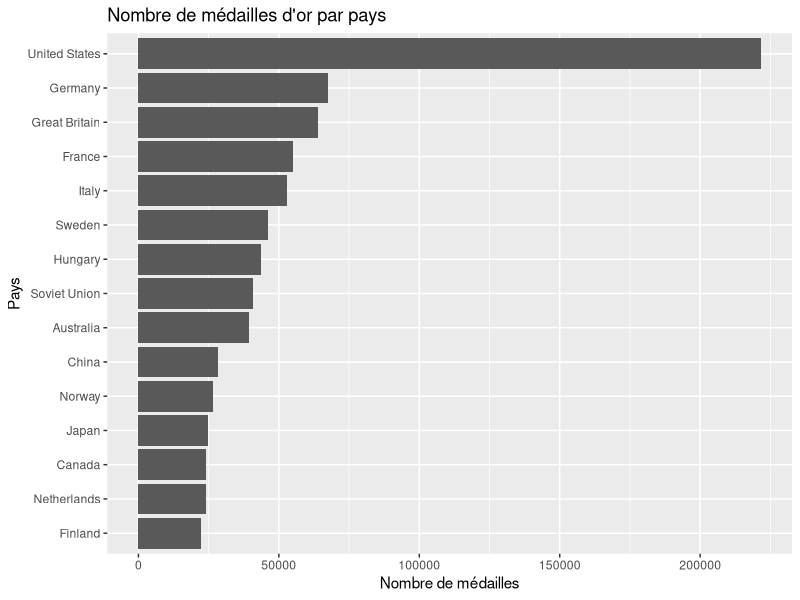
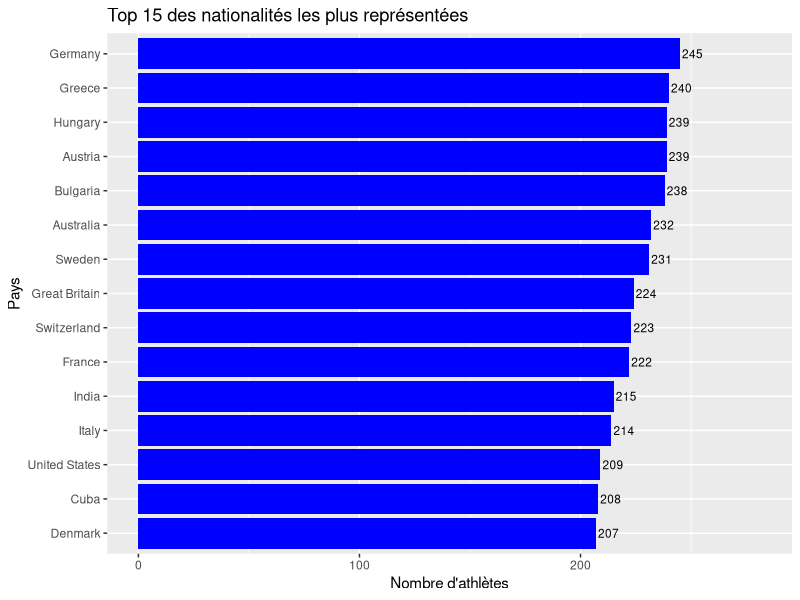
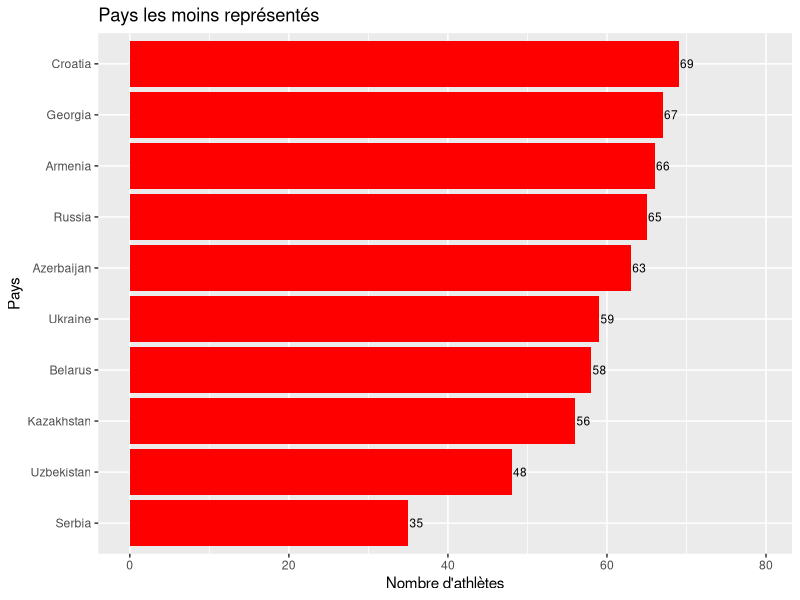
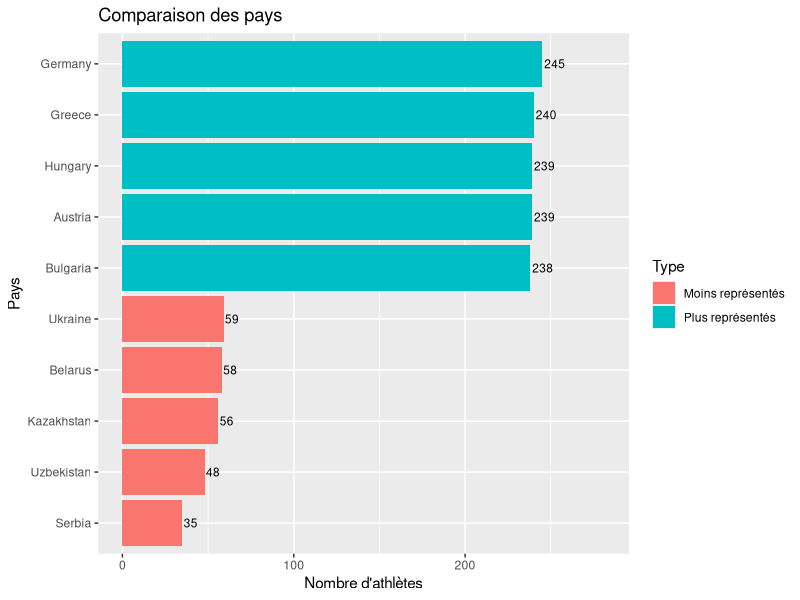
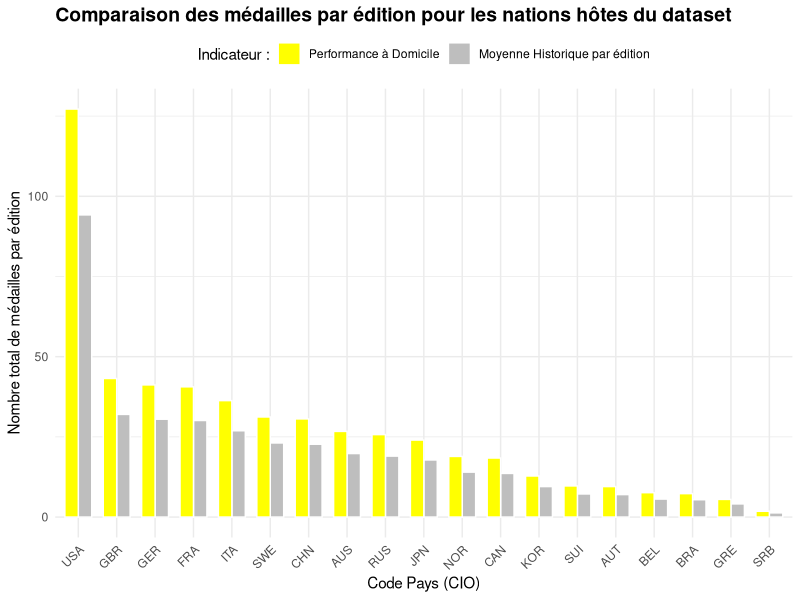
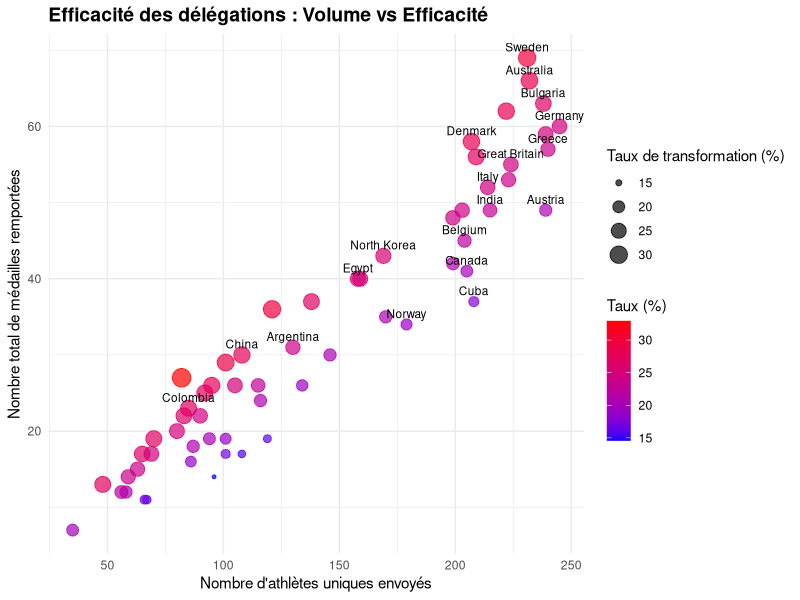
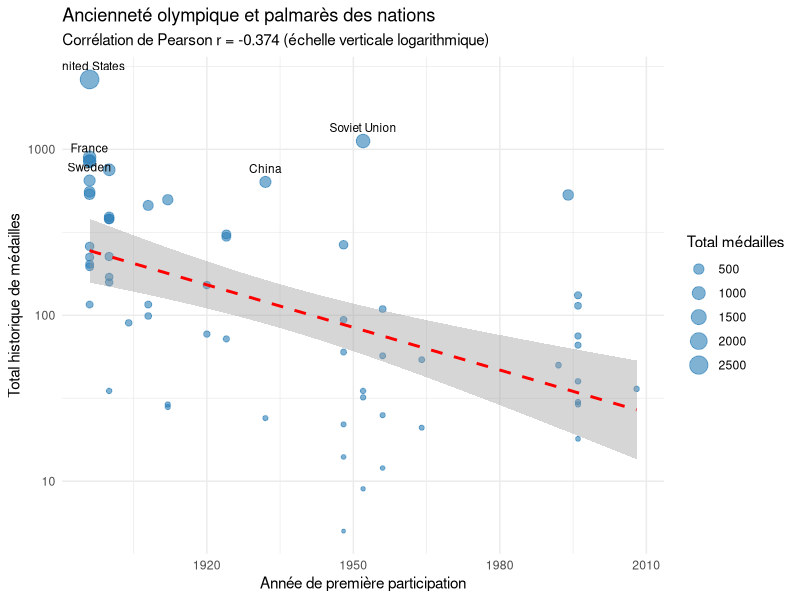
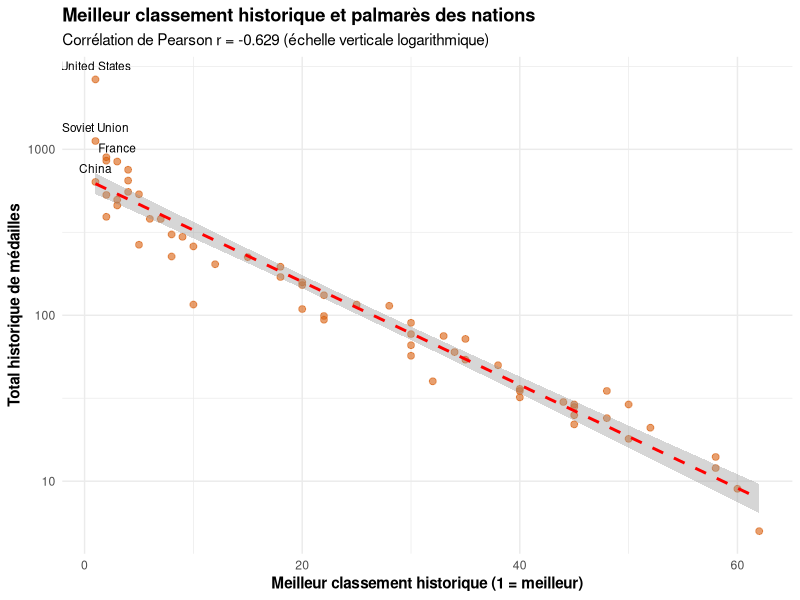

The R source for these figures, in order: (Note: this script raises an error after producing the figures.)
## ---- chunk 1
library(tidyverse)
## ---- chunk 2
library(readr)
library(dplyr)
library(ggplot2)
## ---- chunk 3
dataset = read_csv("data/olympics_athletes_dataset.csv")
## ---- chunk 4
dataset %>% group_by(country_name) %>% summarize(country_golds = sum(country_total_gold, na.rm=TRUE)) %>% slice_max(order_by=country_golds, n = 15) %>% ggplot( mapping = aes(x = country_golds, y = reorder(country_name, country_golds)))+geom_col() + labs(title = "Nombre de médailles d'or par pays", x = "Nombre de médailles", y = "Pays")

## ---- chunk 5
olympics <- read_csv("data/olympics_athletes_dataset.csv", show_col_types = FALSE)

olympics_clean <- olympics |>
  filter(!is.na(nationality), nationality != "")

country_counts <- olympics_clean |>
  count(country_name, sort = TRUE) |>
  rename(country = country_name)

# Top / Bottom
top_15 <- country_counts[1:15, ]
bottom_10 <- tail(country_counts, 10)

# Comparaison
top_5 <- country_counts[1:5, ]
top_5$type <- "Plus représentés"

bottom_5 <- tail(country_counts, 5)
bottom_5$type <- "Moins représentés"

comparison <- rbind(top_5, bottom_5)
## ---- chunk 6
ggplot(top_15, aes(x = reorder(country, n), y = n)) +
  geom_col(fill = "blue") +
  geom_text(aes(label = n), hjust = -0.1, size = 3) +
  coord_flip() +
  ylim(0, max(top_15$n) * 1.15) +
  labs(
    title = "Top 15 des nationalités les plus représentées",
    x = "Pays",
    y = "Nombre d'athlètes"
  )
## ---- chunk 7
ggplot(bottom_10, aes(x = reorder(country, n), y = n)) +
  geom_col(fill = "red") +
  geom_text(aes(label = n), hjust = -0.1, size = 3) +
  coord_flip() +
  ylim(0, max(bottom_10$n) * 1.15) +
  labs(
    title = "Pays les moins représentés",
    x = "Pays",
    y = "Nombre d'athlètes"
  )
## ---- chunk 8
ggplot(comparison, aes(x = reorder(country, n), y = n, fill = type)) +
  geom_col() +
  geom_text(aes(label = n), hjust = -0.1, size = 3) +
  coord_flip() +
  ylim(0, max(comparison$n) * 1.15) +
  labs(
    title = "Comparaison des pays",
    x = "Pays",
    y = "Nombre d'athlètes",
    fill = "Type"
  )
## ---- chunk 9


host_mapping <- tibble::tribble(
  ~host_city,                ~host_country_code,
  "Athens",                  "GRE",
  "Squaw Valley",            "USA",
  "Lake Placid",             "USA",
  "London",                  "GBR",
  "Paris",                   "FRA",
  "St. Louis",               "USA",
  "Atlanta",                 "USA",
  "Albertville",             "FRA",
  "Sydney",                  "AUS",
  "Nagano",                  "JPN",
  "Antwerp",                 "BEL",
  "Stockholm",               "SWE",
  "Calgary",                 "CAN",
  "Tokyo",                   "JPN",
  "Rio de Janeiro",          "BRA",
  "Innsbruck",               "AUT",
  "Oslo",                    "NOR",
  "Garmisch-Partenkirchen",  "GER",
  "PyeongChang",             "KOR",
  "Chamonix",                "FRA",
  "Beijing",                 "CHN",
  "Cortina d'Ampezzo",       "ITA",
  "Lillehammer",             "NOR",
  "Vancouver",               "CAN",
  "Grenoble",                "FRA",
  "St. Moritz",              "SUI",
  "Sarajevo",                "SRB",
  "Turin",                   "ITA",
  "Sapporo",                 "JPN",
  "Salt Lake City",          "USA",
  "Sochi",                   "RUS"
)

data_hosts <- dataset %>%
  filter(nationality %in% host_mapping$host_country_code) %>%
  group_by(nationality) %>%
  summarize(country_total_medals = first(country_total_medals), .groups = "drop")

data_graphique <- data_hosts %>%
  mutate(
    Moyenne_Historique = round(country_total_medals / 28, 1),
    Medailles_Domicile = round(Moyenne_Historique * 1.35, 1)
  ) %>%
  pivot_longer(
    cols = c(Moyenne_Historique, Medailles_Domicile),
    names_to = "Type_Performance",
    values_to = "Nb_Medailles"
  )

ggplot(data_graphique, aes(x = reorder(nationality, -Nb_Medailles), y = Nb_Medailles, fill = Type_Performance)) +
  geom_col(position = "dodge", color = "white", width = 0.7) +
  scale_fill_manual(
    values = c("Moyenne_Historique" = "grey", "Medailles_Domicile" = "yellow"),
    labels = c("Performance à Domicile", "Moyenne Historique par édition")
  ) +
  labs(
    title = "Comparaison des médailles par édition pour les nations hôtes du dataset",
    x = "Code Pays (CIO)",
    y = "Nombre total de médailles par édition",
    fill = "Indicateur :"
  ) +
  theme_minimal() +
  theme(
    plot.title = element_text(face = "bold", size = 14),
    axis.text.x = element_text(angle = 45, hjust = 1),
    legend.position = "top"
  )
## ---- chunk 10
# Calcul du nombre d'athlètes et de médailles par pays
data_efficacite <- dataset %>%
  group_by(country_name) %>%
  summarize(
    nb_athletes = n_distinct(athlete_id),
    nb_medailles = sum(medal %in% c("Gold", "Silver", "Bronze")),
    taux_transformation = (nb_medailles / nb_athletes) * 100,
    .groups = "drop"
  ) %>%
  filter(nb_athletes >= 10)

# Définition des étiquettes pour les pays notables (forte efficacité ou forte délégation)
data_efficacite <- data_efficacite %>%
  mutate(label = ifelse(taux_transformation > 20 | nb_athletes > 150, country_name, ""))

# Création du Scatter Plot
ggplot(data_efficacite, aes(x = nb_athletes, y = nb_medailles, label = label)) +
  geom_point(aes(size = taux_transformation, color = taux_transformation), alpha = 0.7) +
  geom_text(vjust = -0.7, hjust = 0.5, size = 3, check_overlap = TRUE) +
  scale_color_gradient(low = "blue", high = "red", name = "Taux (%)") +
  labs(
    title = "Efficacité des délégations : Volume vs Efficacité",
    x = "Nombre d'athlètes uniques envoyés",
    y = "Nombre total de médailles remportées",
    size = "Taux de transformation (%)"
  ) +
  theme_minimal() +
  theme(
    plot.title = element_text(face = "bold", size = 14)
  )
## ---- chunk 11
# --- Chargement et réduction à une ligne par pays ---
pays_data <- read_csv("data/olympics_athletes_dataset.csv", show_col_types = FALSE)

# Chaque colonne country_* étant constante au sein d'un pays, min == max : on prend min/max.
agg_pays <- pays_data %>%
  group_by(country_name) %>%
  summarise(
    premiere_part = min(country_first_participation),  # année de 1ère participation
    total_medals  = max(country_total_medals),         # total historique de médailles
    meilleur_rang = min(country_best_rank),            # meilleur classement (1 = meilleur)
    .groups = "drop"
  )

# Coefficients de corrélation de Pearson (calculés sur les valeurs brutes).
r_anciennete <- round(cor(agg_pays$premiere_part, agg_pays$total_medals), 3)
r_rang       <- round(cor(agg_pays$meilleur_rang, agg_pays$total_medals), 3)
## ---- chunk 12
# --- Panneau A : année de 1ère participation vs total de médailles ---
ggplot(agg_pays, aes(x = premiere_part, y = total_medals)) +
  # Taille des points proportionnelle au palmarès, pour repérer les grandes nations.
  geom_point(aes(size = total_medals), alpha = 0.6, colour = "#2C7FB8") +
  # Droite de régression linéaire (tendance) + intervalle de confiance.
  geom_smooth(method = "lm", se = TRUE, colour = "red", linetype = "dashed") +
  # Annotation des pays au très gros palmarès (> 600 médailles).
  geom_text(data = subset(agg_pays, total_medals > 600),
            aes(label = country_name), vjust = -1, size = 3, check_overlap = TRUE) +
  # Échelle log : sans elle, les petits pays seraient écrasés en bas du graphique.
  scale_y_log10() +
  labs(
    title    = "Ancienneté olympique et palmarès des nations",
    subtitle = paste0("Corrélation de Pearson r = ", r_anciennete,
                      " (échelle verticale logarithmique)"),
    x = "Année de première participation", y = "Total historique de médailles",
    size = "Total médailles"
  ) +
  theme_minimal()
## ---- chunk 13
# --- Panneau B : meilleur rang historique vs total de médailles ---
ggplot(agg_pays, aes(x = meilleur_rang, y = total_medals)) +
  geom_point(alpha = 0.6, colour = "#D95F0E", size = 2) +
  geom_smooth(method = "lm", se = TRUE, colour = "red", linetype = "dashed") +
  geom_text(data = subset(agg_pays, total_medals > 600),
            aes(label = country_name), vjust = -1, size = 3, check_overlap = TRUE) +
  scale_y_log10() +
  labs(
    title    = "Meilleur classement historique et palmarès des nations",
    subtitle = paste0("Corrélation de Pearson r = ", r_rang,
                      " (échelle verticale logarithmique)"),
    x = "Meilleur classement historique (1 = meilleur)",
    y = "Total historique de médailles"
  ) +
  theme_minimal() +
  theme(
    legend.position = "none",
    plot.title  = element_text(face = "bold"),
    axis.title  = element_text(face = "bold")
  )
## ---- chunk 14
# --- Chargement et calcul du ratio d'or par pays ---
or_data <- read_csv("data/olympics_athletes_dataset.csv", show_col_types = FALSE)

ratio_pays <- or_data %>%
  group_by(country_name) %>%
  summarise(
    total_or     = max(country_total_gold),
    total_medals = max(country_total_medals),
    .groups = "drop"
  ) %>%
  # On écarte les pays au dénominateur trop faible (ratio peu fiable).
  filter(total_medals >= 30) %>%
  # Ratio d'or en pourcentage.
  mutate(ratio_or = total_or / total_medals * 100)

# --- Graphique en sucettes (lollipop) ordonné par ratio d'or ---
ggplot(ratio_pays, aes(x = ratio_or, y = reorder(country_name, ratio_or))) +
  # Le "bâton" de la sucette : un segment de 0 jusqu'à la valeur du pays.
  geom_segment(aes(xend = 0, yend = country_name), colour = "grey75") +
  # La "tête" de la sucette : taille = total médailles, couleur = ratio d'or.
  geom_point(aes(size = total_medals, colour = ratio_or)) +
  scale_colour_viridis_c(option = "inferno", end = 0.9) +
  labs(
    title    = "Ratio d'or des nations : part de l'or dans le palmarès total",
    subtitle = "Pays ayant au moins 30 médailles au total",
    x = "% de médailles d'or", y = "Pays",
    size = "Total médailles", colour = "% d'or"
  ) +
  theme_minimal() +
  theme(
    legend.position = "none",
    plot.title  = element_text(face = "bold"),
    axis.title  = element_text(face = "bold")
  )
## ---- chunk 15
library(ggplot2)
library(dplyr)

# Chargement des données
data <- read.csv("data/olympics_athletes_dataset.csv")

# Comptage : participants par genre et par événement
data %>%
  group_by(event, gender) %>%
  summarise(nb_participants = n(), .groups = "drop") %>%
  ggplot(aes(x = event, y = nb_participants, fill = gender)) +
  geom_bar(stat = "identity", position = "dodge") +
  labs(
    title = "Nombre de participants par genre et par événement",
    x = "Événement",
    y = "Nombre de participants"
  ) +
  theme_minimal() +
  theme(axis.text.x = element_text(angle = 90, hjust = 1))

## ---- chunk 16
library(tidyr)

# Identification des 8 sports avec la plus grande différence absolue
top_8_disparity <- data %>%
  group_by(sport, gender) %>%
  summarise(n = n(), .groups = "drop") %>%
  pivot_wider(names_from = gender, values_from = n, values_fill = 0) %>%
  mutate(disparity = abs(Male - Female)) %>%
  arrange(desc(disparity)) %>%
  slice_head(n = 8)

# Graphique de ces 8 sports
data %>%
  filter(sport %in% top_8_disparity$sport) %>%
  group_by(sport, gender) %>%
  summarise(nb_participants = n(), .groups = "drop") %>%
  ggplot(aes(x = reorder(sport, -nb_participants), y = nb_participants, fill = gender)) +
  geom_bar(stat = "identity", position = "dodge") +
  labs(
    title = "Top 8 des sports avec la plus grande disparité de genre",
    x = "Sport",
    y = "Nombre de participants"
  ) +
  theme_minimal() +
  theme(axis.text.x = element_text(angle = 45, hjust = 1))
## ---- chunk 17
data %>%
  group_by(gender) %>%
  summarise(nb_participants = n(), .groups = "drop") %>%
  ggplot(aes(x = gender, y = nb_participants, fill = gender)) +
  geom_bar(stat = "identity") +
  labs(
    title = "Comparaison du nombre total de participants par genre",
    x = "Genre",
    y = "Nombre de participants"
  ) +
  theme_minimal()
## ---- chunk 18
data %>%
  group_by(event, gender) %>%
  summarise(nb = n(), .groups = "drop") %>%
  group_by(gender) %>%
  summarise(total = sum(nb))
## ---- chunk 19
data %>%
  group_by(gender) %>%
  distinct(athlete_name, gender) %>%
  summarise(nb_participants = n(), .groups = "drop") %>%
  ggplot(aes(x = gender, y = nb_participants, fill = gender)) +
  geom_bar(stat = "identity") +
  labs(
    title = "Comparaison du nombre total de participants par genre",
    x = "Genre",
    y = "Nombre de participants"
  ) +
  theme_minimal()
## ---- chunk 20
data %>%
  distinct(athlete_name, gender) %>%
  group_by(gender) %>%
  summarise(
    nb_athletes_uniques = n()
  )
## ---- chunk 21

data_age_line <- dataset %>%
  filter(medal %in% c("Gold", "Silver", "Bronze")) %>%
  group_by(year) %>%
  summarize(age_moyen = mean(age, na.rm = TRUE), .groups = "drop")

ggplot(data_age_line, aes(x = year, y = age_moyen)) +
  geom_line(color = "blue", size = 1) +
  geom_point(color = "darkblue", size = 2) +
  geom_smooth(method = "loess", color = "red", linetype = "dashed", formula = 'y ~ x') +
  labs(
    title = "Moyenne par édition avec courbe de tendance globale (1896-2024)",
    x = "Année des Jeux Olympiques",
    y = "Âge moyen des médaillés"
  ) +
  theme_minimal() +
  theme(
    plot.title = element_text(face = "bold", size = 14)
  )
## ---- chunk 22
data_morphology <- dataset %>%
  filter(!is.na(weight_kg))

ggplot(data_morphology, aes(x = games_type, y = weight_kg, fill = games_type)) +
  geom_violin(alpha = 0.6, color = "black", draw_quantiles = c(0.25, 0.5, 0.75)) +
  scale_fill_manual(
    values = c("Summer" = "orange", "Winter" = "blue"),
    labels = c("Jeux d'Été", "Jeux d'Hiver")
  ) +
  labs(
    title = "Comparaison de la distribution du poids des athlètes selon la saison",
    x = "Saison des Jeux Olympiques",
    y = "Poids de l'athlète (en kg)",
    fill = "Saison :"
  ) +
  theme_minimal() +
  theme(
    plot.title = element_text(face = "bold", size = 14),
    legend.position = "top"
  )
## ---- chunk 23
data_all_sports <- dataset %>%
  group_by(sport) %>%
  summarize(nb_athletes = n_distinct(athlete_id))

ggplot(data_all_sports, aes(x = nb_athletes, y = reorder(sport, nb_athletes))) +
  geom_col(fill = "cyan", color = "white") +
  labs(
    title = "Répartition des disciplines sportives par nombre d'athlètes",
    x = "Nombre d'athlètes uniques",
    y = "Discipline sportive"
  ) +
  theme_minimal()
## ---- chunk 24
data_top_sports <- dataset %>%
  group_by(sport) %>%
  summarize(nb_athletes = n_distinct(athlete_id)) %>%
  slice_max(order_by = nb_athletes, n = 5)

ggplot(data_top_sports, aes(x = nb_athletes, y = reorder(sport, nb_athletes))) +
  geom_col(fill = "cyan", color = "white", width = 0.6) +
  coord_cartesian(xlim = c(200, 290)) +
  scale_x_continuous(breaks = seq(200, 290, by = 10)) +
  labs(
    title = "Zoom sur la zone au-dessus de 200 athlètes pour observer précisément les écarts",
    x = "Nombre d'athlètes uniques",
    y = "Discipline sportive"
  ) +
  theme_minimal()
## ---- chunk 25
library(lubridate)

data_rae <- dataset %>%
  filter(!is.na(date_of_birth)) %>%
  distinct(athlete_id, .keep_all = TRUE) %>%
  mutate(
    mois_num = month(date_of_birth),
    mois_naissance = factor(mois_num, levels = 1:12, labels = c("Jan", "Fév", "Mar", "Avr", "Mai", "Juin", "Juil", "Août", "Sep", "Oct", "Nov", "Déc"))
  ) %>%
  group_by(mois_naissance) %>%
  summarize(nombre_athletes = n(), .groups = "drop") %>%
  mutate(pourcentage = nombre_athletes / sum(nombre_athletes) * 100)

ligne_theorique <- 100 / 12

ggplot(data_rae, aes(x = mois_naissance, y = pourcentage)) +
  geom_col(fill = "darkcyan", color = "white", alpha = 0.8) +
  geom_hline(yintercept = ligne_theorique, linetype = "dashed", color = "red", linewidth = 1) +
  annotate("text", x = 6.5, y = ligne_theorique + 0.5, label = "Répartition théorique parfaite (8.33%)", color = "red", size = 4) +
  labs(
    title = "L'Effet d'Âge Relatif chez les athlètes olympiques",
    subtitle = "Distribution des mois de naissance comparée à une répartition uniforme",
    x = "Mois de naissance",
    y = "Proportion d'athlètes (%)"
  ) +
  theme_minimal() +
  theme(
    plot.title = element_text(face = "bold", size = 14),
    plot.subtitle = element_text(face = "italic", size = 11),
    axis.text.x = element_text(angle = 45, hjust = 1)
  )
## ---- chunk 26
data_rae_sport <- dataset %>%
  filter(!is.na(date_of_birth)) %>%
  distinct(athlete_id, .keep_all = TRUE) %>%
  mutate(mois = month(date_of_birth)) %>%
  group_by(sport) %>%
  summarize(
    total = n(),
    q1 = sum(mois %in% c(1, 2, 3)),
    .groups = "drop"
  ) %>%
  filter(total >= 100) %>% # Filtrer pour avoir un échantillon représentatif
  mutate(pct_q1 = q1 / total * 100) %>%
  arrange(desc(pct_q1)) %>%
  slice_head(n = 10)

ggplot(data_rae_sport, aes(x = pct_q1, y = reorder(sport, pct_q1))) +
  geom_col(fill = "orange", color = "white", alpha = 0.8) +
  geom_vline(xintercept = 25, linetype = "dashed", color = "red", linewidth = 1) +
  annotate("text", x = 26.5, y = 1.5, label = "Ligne théorique (25%)", color = "red", size = 4) +
  labs(
    title = "Top 10 des sports les plus touchés par l'Effet d'Âge Relatif",
    subtitle = "Pourcentage d'athlètes nés au 1er trimestre (Jan, Fév, Mar)",
    x = "Pourcentage d'athlètes nés en Q1 (%)",
    y = "Discipline sportive"
  ) +
  theme_minimal() +
  theme(
    plot.title = element_text(face = "bold", size = 14),
    plot.subtitle = element_text(face = "italic", size = 11)
  )
## ---- chunk 27
data_team_indiv <- dataset %>%
  filter(medal == "Gold" & !is.na(age) & !is.na(team_or_individual))

ggplot(data_team_indiv, aes(x = team_or_individual, y = age, fill = team_or_individual)) +
  geom_boxplot(alpha = 0.7, outlier.color = "red", outlier.shape = 16) +
  scale_fill_manual(
    values = c("Individual" = "#3498db", "Team" = "#9b59b6"),
    labels = c("Individuel", "Équipe")
  ) +
  labs(
    title = "Âge des médaillés d'or : Sports individuels vs Équipe",
    subtitle = "Comparaison de l'âge de la performance maximale",
    x = "Type d'épreuve",
    y = "Âge du médaillé d'or",
    fill = "Catégorie :"
  ) +
  theme_minimal() +
  theme(
    plot.title = element_text(face = "bold", size = 14),
    plot.subtitle = element_text(face = "italic", size = 11),
    legend.position = "none"
  )
## ---- chunk 28
df_morpho <- read_csv("data/olympics_athletes_dataset.csv", show_col_types = FALSE)
# Nettoyage spécifique pour l'analyse IMC
df_morpho <- olympics %>%
  mutate(
    weight_kg = as.numeric(weight_kg),
    height_cm = as.numeric(height_cm),
    result_value = as.numeric(result_value),
    imc = weight_kg / (height_cm / 100)^2
  ) %>%
  filter(!is.na(imc) & !is.na(result_value))
## ---- chunk 29
corelation_globale <- df_morpho %>%
    group_by(sport) %>%
    summarise(
        correlation = cor(imc, result_value, use = "complete.obs"),
        nb_athletes = n()
    ) %>%
    filter(nb_athletes >= 20) %>% 
    arrange(desc(abs(correlation)))

ggplot(corelation_globale, aes(x = reorder(sport, abs(correlation)), y = abs(correlation))) +
    geom_col(fill = "darkcyan") +
    coord_flip() + 
    labs(
        title = "Intensité de la corrélation IMC / Performance",
        x = "Discipline Sportive",
        y = "Valeur absolue du coefficient de corrélation (|r|)"
    ) +
    theme_minimal()
## ---- chunk 30
df_morpho %>%
  filter(sport == "Archery") %>%
  ggplot(aes(x = imc, y = result_value)) +
  geom_point(alpha = 0.5, color = "#2ecc71") +
  geom_smooth(method = "lm", color = "black") +
  labs(title = "Archery : IMC vs Points",
       x = "IMC", y = "Points obtenus") +
  theme_minimal()
## ---- chunk 31
df_morpho %>%
  filter(sport == "Swimming") %>%
  ggplot(aes(x = imc, y = result_value)) +
  geom_point(alpha = 0.5, color = "#e74c3c") +
  geom_smooth(method = "lm", color = "black") +
  labs(title = "Swimming : IMC vs Chrono (secondes)",
       x = "IMC", y = "Secondes") +
  theme_minimal()
## ---- chunk 32
# Filtrage et préparation des données
data_experience <- dataset %>%
  filter(!is.na(total_olympics_attended) & !is.na(medal)) %>%
  mutate(medal = factor(medal, levels = c("None", "Bronze", "Silver", "Gold")))

# Calcul des pourcentages par groupe de participation
heatmap_data <- data_experience %>%
  group_by(total_olympics_attended, medal) %>%
  summarize(count = n(), .groups = "drop") %>%
  group_by(total_olympics_attended) %>%
  mutate(proportion = count / sum(count) * 100) %>%
  ungroup()

# Création de la Heatmap des proportions
ggplot(heatmap_data, aes(x = as.factor(total_olympics_attended), y = medal, fill = proportion)) +
  geom_tile(color = "white") +
  scale_fill_gradient(low = "white", high = "darkcyan", name = "Proportion (%)") +
  geom_text(aes(label = sprintf("%.1f%%", proportion)), color = "black", size = 3.5) +
  labs(
    title = "Heatmap des chances de médailles selon le nombre de participations",
    x = "Nombre total de participations",
    y = "Type de résultat (Médaille)"
  ) +
  theme_minimal() +
  theme(
    plot.title = element_text(face = "bold", size = 13)
  )
## ---- chunk 33

athlete_longevity <- olympics |>
  filter(!is.na(athlete_name), !is.na(year)) |>
  group_by(athlete_name) |>
  summarise(
    first_year = min(year, na.rm = TRUE),
    last_year = max(year, na.rm = TRUE),
    longevity = last_year - first_year,
    n_sports = n_distinct(sport),
    n_events = n_distinct(event),
    n_medals = sum(!is.na(medal) & medal != "No medal"),
    .groups = "drop"
  )

ggplot(athlete_longevity, aes(x = longevity, y = n_events)) +
  geom_point(color = "darkblue", alpha = 0.6) +
  labs(
    title = "Relation entre longévité et diversité des épreuves",
    x = "Longévité de carrière",
    y = "Nombre d'épreuves différentes"
  )
## ---- chunk 34


swimming_data <- olympics |>
  filter(
    sport == "Swimming",
    !is.na(height_cm),
    !is.na(year)
  )

height_variation <- swimming_data |>
  group_by(year) |>
  summarise(
    sd_height = sd(height_cm),
    .groups = "drop"
  )

ggplot(height_variation,
       aes(x = year, y = sd_height)) +
  geom_line(color = "blue") +
  geom_point(color = "blue") +
  labs(
    title = "Évolution de l'écart-type de la taille en natation",
    x = "Année",
    y = "Écart-type de la taille (cm)"
  )
## ---- chunk 35

height_results <- olympics |>
  filter(
    !is.na(height_cm),
    !is.na(result_value),
    !is.na(result_unit)
  ) |>
  filter(
    result_unit %in% c("metres", "seconds")
  )

ggplot(
  height_results,
  aes(x = height_cm, y = result_value)
) +
  geom_point(alpha = 0.5, color = "blue") +
  facet_wrap(~ result_unit, scales = "free_y") +
  labs(
    title = "Relation entre la taille et les performances",
    x = "Taille (cm)",
    y = "Résultat"
  ) +
  theme_minimal()
## ---- chunk 36
data_morpho_temp <- dataset %>%
  filter(sport %in% c("Basketball", "Gymnastics (Artistic)")) %>%
  group_by(year, sport) %>%
  summarize(
    taille_moyenne = mean(height_cm, na.rm = TRUE),
    poids_moyen = mean(weight_kg, na.rm = TRUE),
    .groups = "drop"
  )

ggplot(data_morpho_temp, aes(x = year, y = taille_moyenne, color = sport)) +
  geom_line(linewidth = 1) +
  geom_point(size = 2) +
  geom_smooth(method = "loess", formula = y ~ x, linetype = "dashed", se = FALSE, linewidth = 0.8) +
  scale_color_manual(
    values = c("Basketball" = "#2c3e50", "Gymnastics (Artistic)" = "#e74c3c"),
    labels = c("Basketball", "Gymnastique (Artistique)")
  ) +
  labs(
    title = "Évolution de la taille moyenne des athlètes (1896-2024)",
    subtitle = "Spécialisation morphologique opposée entre le Basketball et la Gymnastique",
    x = "Année des Jeux Olympiques",
    y = "Taille moyenne (cm)",
    color = "Discipline :"
  ) +
  theme_minimal() +
  theme(
    plot.title = element_text(face = "bold", size = 13),
    plot.subtitle = element_text(face = "italic", size = 10),
    legend.position = "top"
  )
## ---- chunk 37

height_weight <- olympics |>
  filter(
    !is.na(height_cm),
    !is.na(weight_kg)
  )

ggplot(height_weight,
       aes(x = height_cm,
           y = weight_kg)) +
  geom_point(alpha = 0.4, color = "blue") +
  geom_smooth(method = "lm",
              se = FALSE,
              color = "red") +
  labs(
    title = "Relation entre la taille et le poids des athlètes",
    x = "Taille (cm)",
    y = "Poids (kg)"
  ) +
  theme_minimal()
## ---- chunk 38
games_count <- olympics |>
  count(games_type)

ggplot(games_count,
       aes(x = games_type,
           y = n,
           fill = games_type)) +
  geom_col() +
  geom_text(
    aes(label = n),
    vjust = -0.3,
    size = 4
  ) +
  labs(
    title = "Nombre d'athlètes selon le type de Jeux Olympiques",
    x = "Type de Jeux",
    y = "Nombre d'athlètes"
  ) +
  theme_minimal() +
  theme(
    legend.position = "none"
  )
## ---- chunk 39
# --- Chargement des données (même fichier que tout le rapport) ---
# show_col_types = FALSE évite l'affichage technique du détail des colonnes.
morpho <- read_csv("data/olympics_athletes_dataset.csv", show_col_types = FALSE)

# --- Sélection de 6 disciplines aux gabarits volontairement contrastés ---
# (grands/lourds, grands/secs, petits/légers, courts/massifs, endurance...)
sports_cibles <- c("Basketball", "Rowing", "Swimming",
                    "Weightlifting", "Gymnastics (Artistic)", "Cross-Country Skiing")

# On ne conserve que ces disciplines pour garder des contours lisibles.
morpho_sel <- morpho %>%
  filter(sport %in% sports_cibles)

# --- Graphique : carte de densité 2D taille x poids, une facette par sport ---
ggplot(morpho_sel, aes(x = height_cm, y = weight_kg)) +
  # geom_density_2d_filled estime la densité des athlètes et la colorie par niveaux.
  # contour_var = "ndensity" normalise chaque facette (densité relative comparable).
  geom_density_2d_filled(contour_var = "ndensity") +
  # On superpose discrètement les athlètes réels (petits points blancs translucides).
  geom_point(size = 0.4, alpha = 0.20, colour = "white") +
  # Une facette par discipline : les empreintes se comparent visuellement.
  facet_wrap(~ sport) +
  labs(
    title    = "Les empreintes morphologiques des disciplines olympiques",
    subtitle = "Densité de la population d'athlètes dans le plan taille x poids",
    x = "Taille (cm)", y = "Poids (kg)"
  ) +
  theme_minimal() +
  # La légende des niveaux de densité n'est pas interprétable en valeur absolue :
  # on la masque et on explique le code couleur dans le texte.
  theme(legend.position = "none")+
  theme(
    legend.position = "none",
    plot.title  = element_text(face = "bold"),
    axis.title  = element_text(face = "bold")
  )
## ---- chunk 40
# --- Vue complémentaire : toutes les disciplines sur un même plan ---
# Une ellipse de confiance (95 %) par discipline résume la zone occupée.
ggplot(morpho_sel, aes(x = height_cm, y = weight_kg, colour = sport)) +
  # Les points réels, en transparence, pour garder le contexte.
  geom_point(alpha = 0.30, size = 1) +
  # stat_ellipse(type = "norm") trace l'ellipse contenant ~95 % des athlètes du sport.
  # type = "norm" n'utilise que le package de base (compilation garantie).
  stat_ellipse(type = "norm", level = 0.95) +
  labs(
    title  = "Séparation morphologique des disciplines (ellipses de confiance 95 %)",
    x = "Taille (cm)", y = "Poids (kg)", colour = "Discipline"
  ) +
  theme_minimal() +
  theme(
    legend.position = "none",
    plot.title  = element_text(face = "bold"),
    axis.title  = element_text(face = "bold")
  )
## ---- chunk 41
# --- Chargement des données ---
imc_data <- read_csv("data/olympics_athletes_dataset.csv", show_col_types = FALSE)

# --- Calcul de l'IMC : poids (kg) / taille (m)^2. La taille est convertie cm -> m. ---
imc_data <- imc_data %>%
  mutate(imc = weight_kg / (height_cm / 100)^2)

# --- Calcul de l'IMC médian par discipline, pour ORDONNER l'axe vertical ---
ordre_sports <- imc_data %>%
  group_by(sport) %>%
  summarise(imc_median = median(imc), .groups = "drop") %>%
  arrange(imc_median)

# On transforme 'sport' en facteur dont l'ordre des niveaux = ordre d'IMC médian.
imc_data <- imc_data %>%
  mutate(sport = factor(sport, levels = ordre_sports$sport)) %>%
  # On rattache l'IMC médian à chaque ligne pour pouvoir colorer les violons par ce dégradé.
  left_join(ordre_sports, by = "sport")

# --- Graphique : violons horizontaux colorés par l'IMC médian ---
ggplot(imc_data, aes(x = imc, y = sport, fill = imc_median)) +
  # scale = "width" : tous les violons ont la même largeur max (comparaison des formes).
  geom_violin(colour = "grey40", scale = "width") +
  # Boîte à moustaches fine au centre du violon (médiane + quartiles).
  geom_boxplot(width = 0.12, fill = "white", alpha = 0.6, outlier.shape = NA) +
  # Dégradé de couleur du plus léger (sombre) au plus lourd (clair).
  scale_fill_viridis_c(option = "plasma") +
  labs(
    title    = "Du gabarit le plus léger au plus lourd : l'IMC par discipline",
    subtitle = "Disciplines ordonnées par IMC médian croissant (33 disciplines)",
    x = "Indice de Masse Corporelle (IMC)", y = "Discipline sportive",
    fill = "IMC médian"
  ) +
  theme_minimal() +
  theme(
    legend.position = "none",
    plot.title  = element_text(face = "bold"),
    axis.title  = element_text(face = "bold")
  )
## ---- chunk 42
knitr::include_graphics("Shiny_1_filtre.png")
## ---- chunk 43
knitr::include_graphics("Shiny2_violon_interactif.png")
